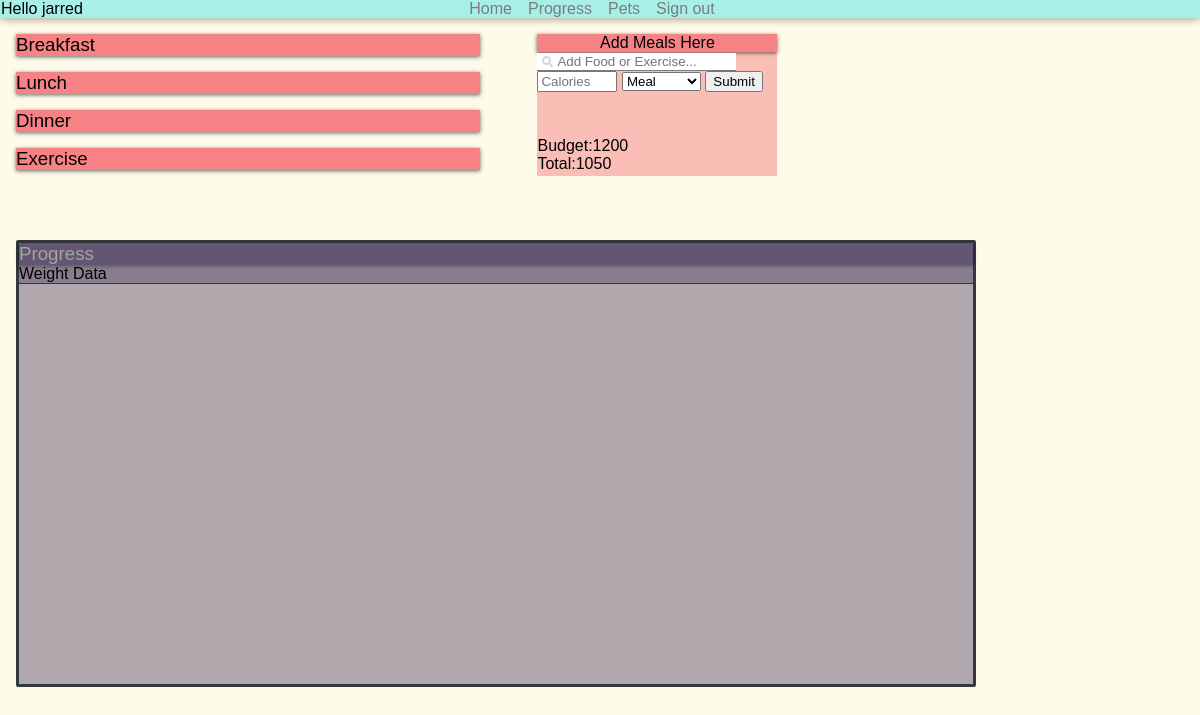
The app's page / (signed in), older data.
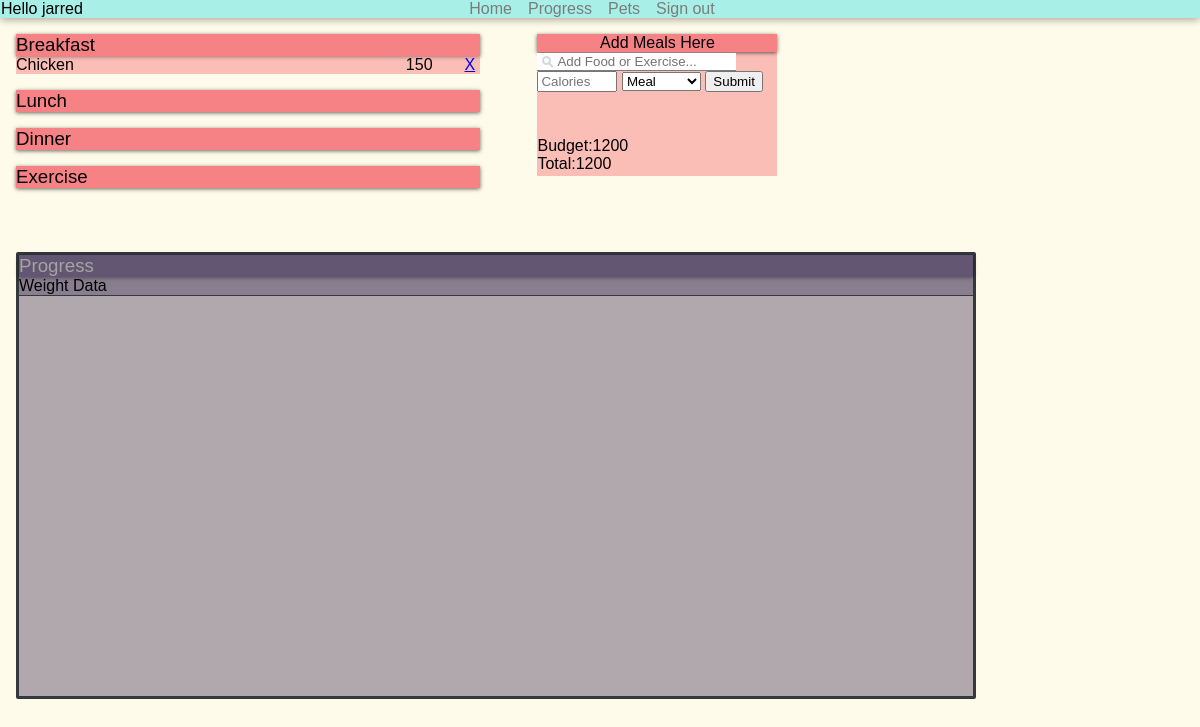
The same page, newer data.
### app.py (models this page shows, shortened)
class UserInfo(db.Model, UserMixin):
    id = db.Column(db.Integer, primary_key=True)
    username = db.Column(db.String(20), unique=True, nullable=False)
    password = db.Column(db.String, nullable=False)
    dogFoods = db.relationship('DogFood', backref='user_info', lazy=True)
    pets = db.relationship('Pets', backref='user_info', lazy=True)

class DogFood(db.Model):
    id = db.Column(db.Integer, primary_key=True )
    user_id = db.Column(db.Integer, db.ForeignKey('user_info.id'), nullable=False)
    brandName = db.Column(db.String(50), nullable=False)
    calories = db.Column(db.Integer, default=300, nullable=False)
    meal = db.Column(db.String(15), nullable=False)
    pet = db.Column(db.String(50), nullable=False, default="Thor")
    date_created = db.Column(db.DateTime, default=datetime.utcnow)

### app.py (the view)
@app.route("/", methods=['POST', 'GET'])
@login_required
def index():
    userId = current_user.id
    petName = "Thor"
    if request.method =='POST':
        food_content = request.form['content']
        meal_content = request.form['meal']
        kcals = request.form['calories']
        new_food = DogFood(brandName=food_content, meal=meal_content, calories=kcals, user_id=userId)
        if new_food.calories == '':
            new_food.calories = 0
        try:
            db.session.add(new_food)
            db.session.commit()
            return redirect("/")
        except:
            return "There was a problem adding your food."
    else:
        foods = DogFood.query.order_by(DogFood.date_created).all()
        return render_template('index.html', foods=foods, petName=petName)

### app.py (called while the page is built)
@login_manager.user_loader
def load_user(user_id):
    return UserInfo.query.get(int(user_id))

### templates/index.html (shortened to what this page needs)
{% extends 'base.html' %}
{% block body %}
    <div class="header">
        <div id="userName" class="userName"> Hello {{ current_user.username }} </div>
        <a href="#">
            <div class="head-btns">Home</div>
        </a>
        <a href="#progress">
            <div class="head-btns">Progress</div>
        </a>
        <a href="#">
            <div class="head-btns">Pets</div>
        </a>
        <a href="{{ url_for('logout') }}">
            <div class="head-btns">Sign out</div>
        </a>
    </div>
    <div class="meal-items">
        <div class="meal-entry">
            <div class="meal-title">
                <h3>Breakfast</h3>
            </div>
            {% for food in foods %}
                {% if food.meal == 'breakfast' and current_user.id == food.user_id %}
                    <div class="logged-item">
                        <div class="item-name">
                            {{ food.brandName }}
                        </div>
                        <div class="delete-btn">
                            <div class="cal-amount">
                                {{ food.calories }}
                            </div>
                            <a href="/delete/{{food.id}}"> X </a>
                        </div>
                    </div>
                {% endif %}
            {% endfor %}
        </div>
        <div class="meal-entry">
            <div class="meal-title">
                <h3>Lunch</h3>
            </div>
        </div>
        <div class="meal-entry">
            <div class="meal-title">
                <h3>Dinner</h3>
            </div>
            </div>
        <div class="meal-entry">
            <div class="meal-title">
                <h3>Exercise</h3>
            </div>
            </div>
            </div>
    <div class="calorie-window-container">
        <div class="calorie-window">
            <div class="head">
                Add Meals Here
            </div>
            <div class="food-input">
                <form action="/" method="POST">
                    <input type="text" class="food-search" placeholder="Add Food or Exercise..." id="content" name="content">
                    <input type="text" class="cals" placeholder="Calories" id="calories" name="calories">
                    <select name="meal" id="meal">
                        <option disabled selected value="">Meal</option>
                    </select>
                    <input type="submit" value="Submit">
                </form>
            </div>
            <div class="cal-totals">
                <div class="budget">
                    <div>Budget:</div>
                    <div class="cal-amount">1200</div>
                </div>
                <div class="total">
                    <div>Total:</div>
                    <div class="cal-amount">{{ foods|sum(attribute='calories') }}</div>
                </div>
            </div>
        </div>
    </div>
    <div class="progress" id="progress">
        <h3>Progress</h3>
        <div class="chart">Weight Data</div>
        <div id="tester" style="width:600px;height:400px;"></div>
    </div>
{% endblock %}

### templates/base.html (shortened to what this page needs)
<!DOCTYPE html>
<html lang="en">
<head>
    <link rel="stylesheet" href="{{ url_for('static', filename='css/main.css') }}">
    <link rel="stylesheet" href="{{ url_for('static', filename='css/style-login.css') }}">
</head>
<body>
    {% block body %} {% endblock %}
</body>
</html>

### static/css/main.css (style rules this page uses)
body { margin: 0; }
*, *::before, *::after { box-sizing: border-box; }
:root { --light-gray: rgb(164,164,164); --med-gray: rgb(124,124,124); --dark-gray: rgb(52,57,61); --entry-color: rgba(247,130,133,1); --item-color: rgba(247,130,133,.5); --progress-title: rgba(99,86,114,1); --progress-content: rgba(99,86,114,.5); }
html { scroll-behavior: smooth; }
body { font-family: 'Gill Sans', 'Gill Sans MT', Calibri, 'Trebuchet MS', sans-serif; background-color: rgb(255,251,234); }
.header { display: flex; justify-content: center; position: sticky; top: 0; font-size: 1rem; box-shadow: 0 1px 8px 0 rgba(0, 0, 0, .4); background-color: rgba(167,239,231,1); z-index: 10; }
.header a { padding-right: 1em; text-decoration: none; }
.head-btns { color: var(--med-gray); }
.userName { position: absolute; left: 1px; z-index: 11; }
.meal-items { display: inline-block; padding-left: 1rem; min-width: 40%; margin-right: 5px; }
.meal-entry { width: 100%; margin-top: 1rem; border-radius: 2px; }
.meal-title { background-color: var(--entry-color); box-shadow: 0 1px 4px 0 rgba(0, 0, 0, .6); max-height: 2rem; display: flex; }
h3 { font-weight: normal; margin: 0; }
.logged-item { display: flex; background-color: var(--item-color); }
.cal-amount { margin-right: 2em; }
.delete-btn { display: flex; margin-left: auto; margin-right: .3em; }
.calorie-window-container { display: inline-block; vertical-align: top; margin-top: 1rem; margin-left: 3rem; width: 20%; background-color: var(--item-color); min-height: 7rem; position: relative; }
.calorie-window .head { background-color: var(--entry-color); box-shadow: 0 1px 4px 0 rgba(0, 0, 0, .6); display: flex; justify-content: center; text-align: center; }
.food-input { margin-left: auto; padding-right: .2em; }
.food-search { border: none; border-bottom: 1px solid var(--med-gray); background-image: url('../img/search.png'); background-position: 5px 3px; background-repeat: no-repeat; padding-left: 20px; max-width: 100%; }
.cals { max-width: 5rem; }
.cal-totals { position: relative; bottom: .2rem; padding-top: 3rem; }
.total, .budget { display: flex; }
.progress { margin-left: 1rem; margin-top: 4rem; width: 80%; min-height: 25rem; position: relative; border-style: solid; border-color: var(--dark-gray); border-radius: 2px; margin-bottom: 10px; background-color: var(--progress-content) }
.progress > h3 { color: var(--light-gray); background-color: var(--progress-title); box-shadow: 0 1px 4px 0 rgba(0, 0, 0, .6); }
.chart { border-bottom: 1px solid var(--dark-gray); background-color: var(--progress-content); }

### static/css/style-login.css (style rules this page uses)
body { margin: 0; }
*, *::before, *::after { box-sizing: border-box; }
body { font-family: 'Gill Sans', 'Gill Sans MT', Calibri, 'Trebuchet MS', sans-serif; background-color: rgb(255,251,234); }
a { justify-items: center; }

Row changes from the older to the newer data that the page shows:
added DogFood: brandName "Chicken", calories "150"
Text that changed along with them:
{{ foods|sum(attribute='calories') }}: "1050" → "1200"
